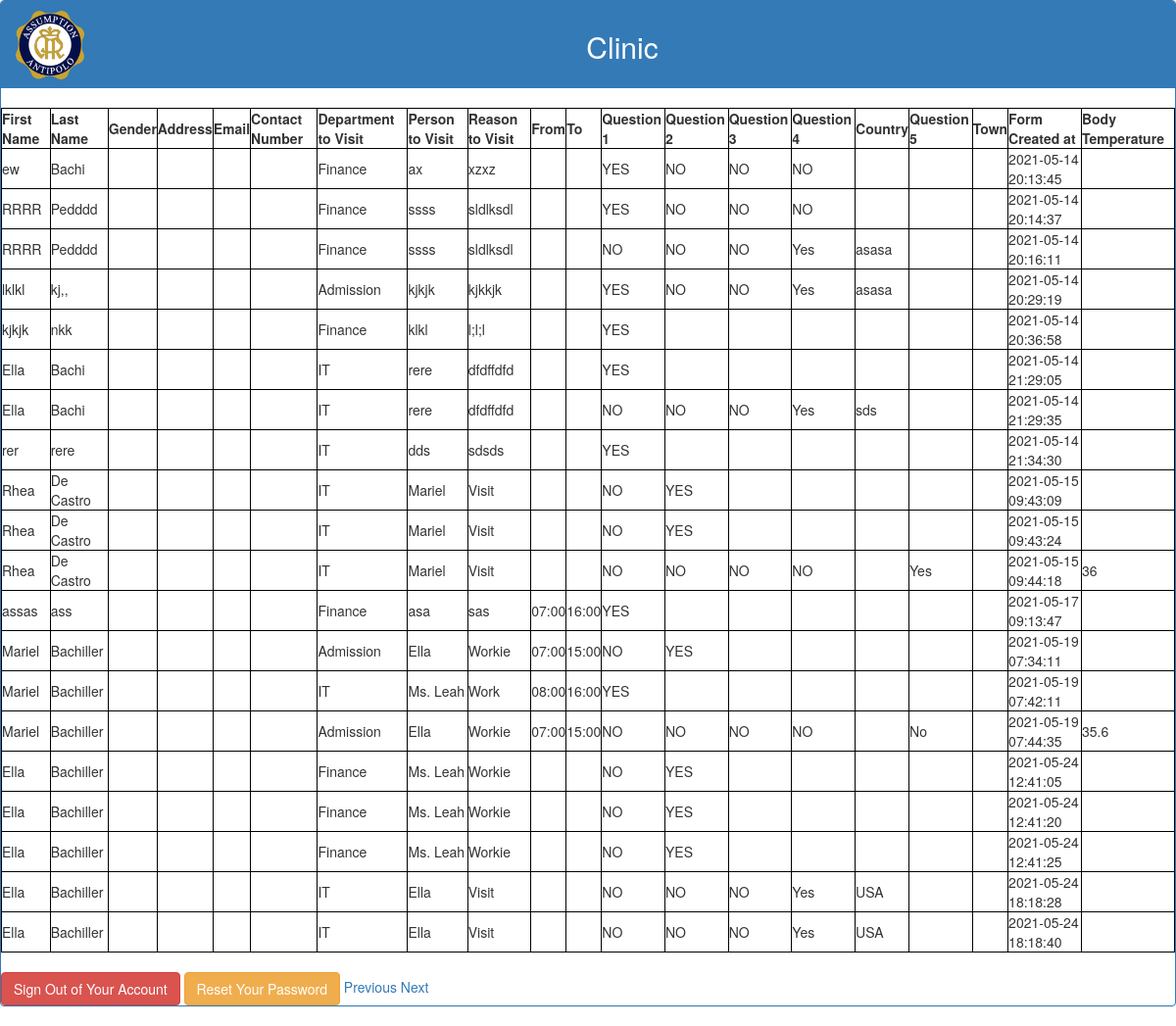
The app's page /clinicview2.php, older data.
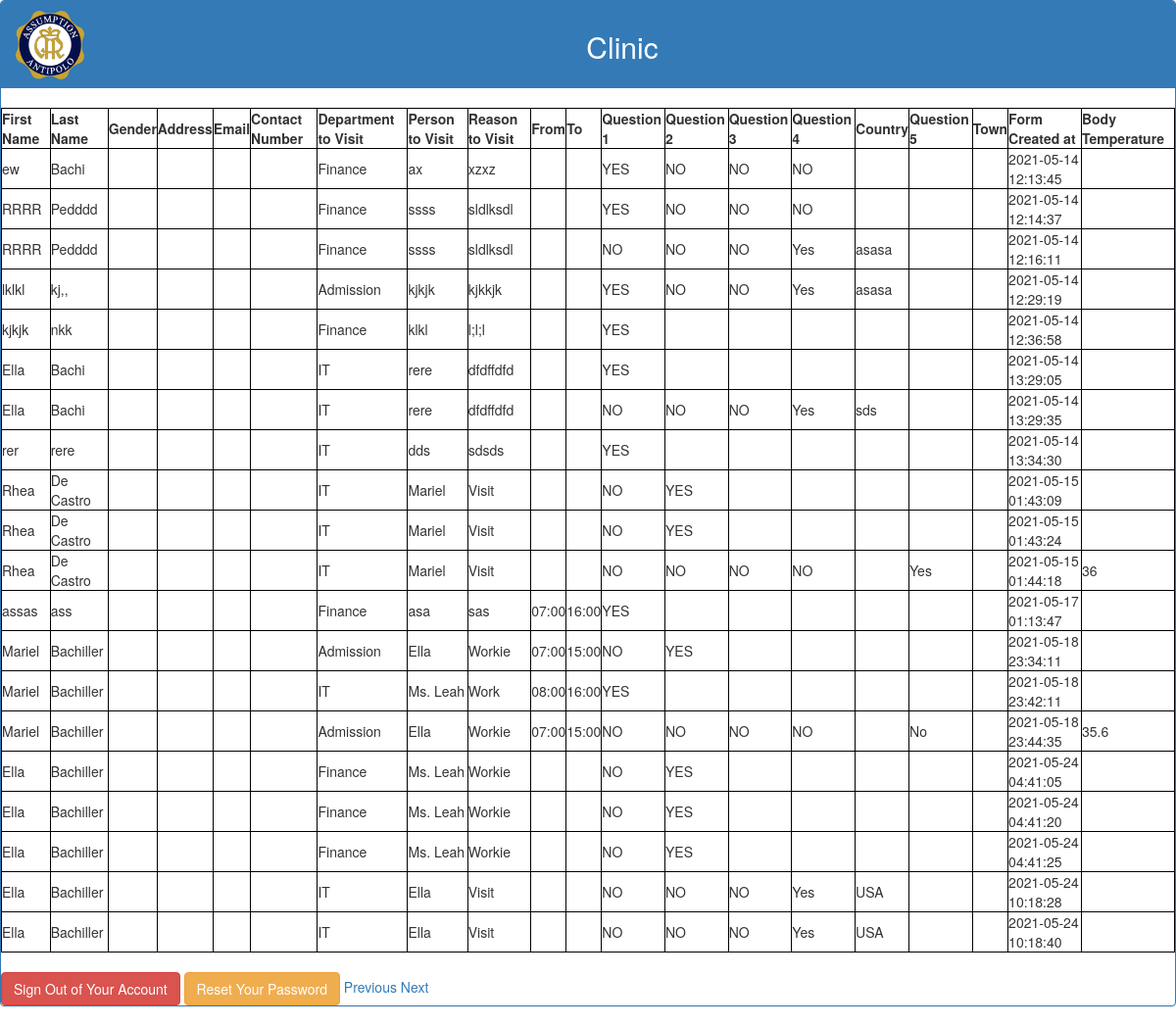
The same page, newer data.
### tables this page shows
CREATE TABLE `visitor` (
  `id` int(11) NOT NULL AUTO_INCREMENT,
  `Agree` text NOT NULL,
  `last_name` varchar(50) NOT NULL,
  `first_name` varchar(50) NOT NULL,
  `Address` varchar(200) NOT NULL,
  `Email` varchar(50) NOT NULL,
  `Contact_Number` text NOT NULL,
  `Gender` varchar(30) NOT NULL,
  `Department` varchar(30) NOT NULL,
  `person_to_visit` text NOT NULL,
  `reason_to_visit` text NOT NULL,
  `From_visit` varchar(25) NOT NULL,
  `To_visit` varchar(25) NOT NULL,
  `Question1` varchar(30) NOT NULL,
  `Question2` varchar(30) NOT NULL,
  `Question3` varchar(30) NOT NULL,
  `Question4` varchar(30) NOT NULL,
  `q4txt` text NOT NULL,
  `Question5` varchar(30) NOT NULL,
  `q5txt` text NOT NULL,
  `Code` varchar(8) NOT NULL,
  `created_at` timestamp NOT NULL DEFAULT CURRENT_TIMESTAMP,
  `GuardName` varchar(50) NOT NULL,
  `Body_Temp` varchar(5) NOT NULL,
  `log_type` int(11) NOT NULL COMMENT '10 - scheduled; 20 - onsite;  30- wfh',
  `type` int(11) NOT NULL COMMENT '10 - visitor; 20 employee',
  PRIMARY KEY (`id`)
);

### clinicview2.php (the view, shortened to what this page needs)
<!DOCTYPE html>
<html lang="en">
<head>
  <link rel="stylesheet" href="https://maxcdn.bootstrapcdn.com/bootstrap/3.4.1/css/bootstrap.min.css">
</head>
<body>
        <div class="panel panel-primary">
          <div class="panel-heading text-center">
		  <img src="AA.png" id="AA" style="width:70px;height:70px;">
            <h2 class="text">Clinic</h2>
          </div>
		  <div style="overflow-x:auto;">
				  <?php
$link = mysqli_connect("localhost", "root", "", "checklist");
$sql = "SELECT * FROM visitor LIMIT 20 OFFSET 20";
if($result = mysqli_query($link, $sql)){
    if(mysqli_num_rows($result) > 0){
        echo "<table>";
            echo "<tr>";
                echo "<th>First Name</th>";
                echo "<th>Last Name</th>";
				echo "<th>Gender</th>";
				echo "<th>Address</th>";
				echo "<th>Email</th>";
				echo "<th>Contact Number </th>";
				echo"<th> Department to Visit </th>";
				echo"<th> Person to Visit </th>";
				echo"<th> Reason to Visit </th>";
				echo"<th> From </th>";
				echo"<th> To </th>";
				echo"<th>Question 1 </th>";
				echo"<th>Question 2 </th>";
				echo"<th>Question 3 </th>";
				echo"<th>Question 4 </th>";
				echo"<th> Country </th>";
				echo"<th> Question 5 </th>";
				echo"<th> Town </th>";
				echo"<th> Form Created at</th>";
				echo"<th>Body Temperature</th>";
				echo "<br>";
            echo "</tr>";
        while($row = mysqli_fetch_array($result)){
            echo "<tr>";
                echo "<td>" . $row['first_name'] . "</td>";
                echo "<td>" . $row['last_name'] . "</td>";
				echo "<td>"	.$row ['Gender'] . "</td>";
				echo "<td>" .$row['Address']. "</th>";
				echo "<td>" . $row['Email'] . "</td>";
				echo "<td>" . $row['Contact_Number'] . "</td>";
				echo "<td>" . $row['Department'] . "</td>";
				echo "<td>" . $row['person_to_visit'] . "</td>";
				echo "<td>" . $row['reason_to_visit'] . "</td>";
				echo "<td>" . $row['From_visit'] . "</td>";
				echo "<td>" . $row['To_visit'] . "</td>";
				echo "<td>" . $row['Question1'] . "</td>";
				echo "<td>" . $row['Question2'] . "</td>";
				echo "<td>" . $row['Question3'] . "</td>";
				echo "<td>" . $row['Question4'] . "</td>";
				echo "<td>" . $row['q4txt'] . "</td>";
				echo "<td>" . $row['Question5'] . "</td>";
				echo "<td>" . $row['q5txt'] . "</td>";
				echo "<td>" . $row['created_at'] . "</td>";
				echo "<td>" . $row['Body_Temp'] . "</td>";
			echo "</tr>";
        }
        echo "</table>";
    } else{
        echo "No records matching your query were found.";
    }
} else{
    echo "ERROR: Could not able to execute $sql. " . mysqli_error($link);
}
?>
				<br>
			      <a href="logout.php" class="btn btn-danger ml-3">Sign Out of Your Account</a>
				  <a href="reset-password.php" class="btn btn-warning">Reset Your Password</a>
				    <a href="clinicview.php">Previous</a>
					<a href="clinicview3.php?">Next</a>
            </div>
<?php include "common/footer.php";?>

Row changes from the older to the newer data that the page shows:
changed visitor "ew": created_at "2021-05-14 20:13:45" → "2021-05-14 12:13:45"
changed visitor (number 2 of 20 on the later page): created_at "2021-05-14 20:14:37" → "2021-05-14 12:14:37"
changed visitor (number 3 of 20 on the later page): created_at "2021-05-14 20:16:11" → "2021-05-14 12:16:11"
changed visitor "lklkl": created_at "2021-05-14 20:29:19" → "2021-05-14 12:29:19"
changed visitor "nkk": created_at "2021-05-14 20:36:58" → "2021-05-14 12:36:58"
changed visitor (number 6 of 20 on the later page): created_at "2021-05-14 21:29:05" → "2021-05-14 13:29:05"
changed visitor "sds": created_at "2021-05-14 21:29:35" → "2021-05-14 13:29:35"
changed visitor "rer": created_at "2021-05-14 21:34:30" → "2021-05-14 13:34:30"
changed visitor (number 9 of 20 on the later page): created_at "2021-05-15 09:43:09" → "2021-05-15 01:43:09"
changed visitor (number 10 of 20 on the later page): created_at "2021-05-15 09:43:24" → "2021-05-15 01:43:24"
changed visitor (number 11 of 20 on the later page): created_at "2021-05-15 09:44:18" → "2021-05-15 01:44:18"
changed visitor "assas": created_at "2021-05-17 09:13:47" → "2021-05-17 01:13:47"
changed visitor (number 13 of 20 on the later page): created_at "2021-05-19 07:34:11" → "2021-05-18 23:34:11"
changed visitor "Work": created_at "2021-05-19 07:42:11" → "2021-05-18 23:42:11"
changed visitor "No": created_at "2021-05-19 07:44:35" → "2021-05-18 23:44:35"
changed visitor (number 16 of 20 on the later page): created_at "2021-05-24 12:41:05" → "2021-05-24 04:41:05"
changed visitor (number 17 of 20 on the later page): created_at "2021-05-24 12:41:20" → "2021-05-24 04:41:20"
changed visitor (number 18 of 20 on the later page): created_at "2021-05-24 12:41:25" → "2021-05-24 04:41:25"
changed visitor (number 19 of 20 on the later page): created_at "2021-05-24 18:18:28" → "2021-05-24 10:18:28"
changed visitor (number 20 of 20 on the later page): created_at "2021-05-24 18:18:40" → "2021-05-24 10:18:40"
